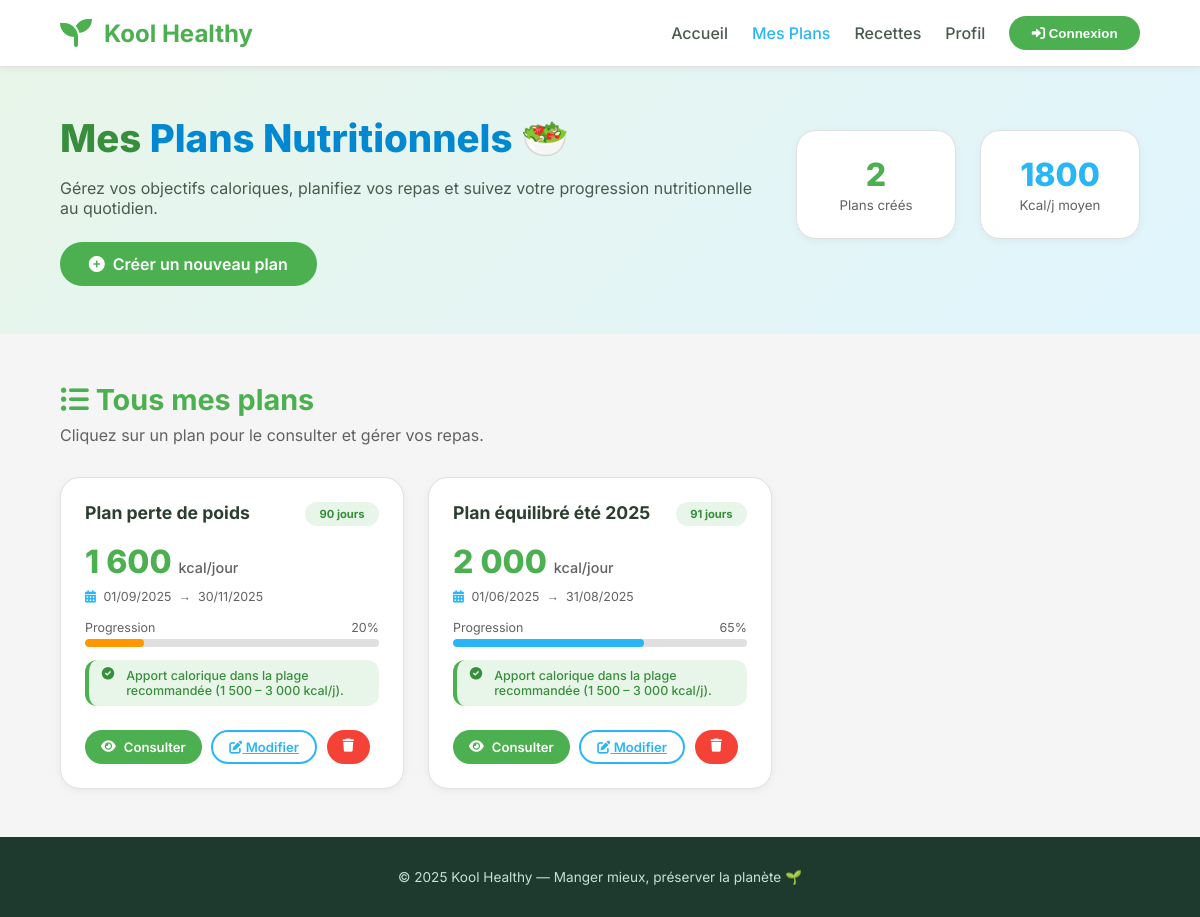
/Gamification/PlanNutritionnel/VIEW/mes-plans.php, run on the app's committed database.
### tables this page shows
CREATE TABLE IF NOT EXISTS `plans_nutritionnels` (
  `planID`                 INT AUTO_INCREMENT PRIMARY KEY,
  `nom`                    VARCHAR(255)   NOT NULL,
  `calories_journalieres`  FLOAT          NOT NULL DEFAULT 2000,
  `utilisateur_id`         INT            NOT NULL,    
  `date_debut`             DATE           NOT NULL,
  `date_fin`               DATE           NOT NULL,
  `statistiques`           FLOAT          DEFAULT 0,   
  `created_at`             DATETIME       DEFAULT CURRENT_TIMESTAMP,
  INDEX `idx_utilisateur` (`utilisateur_id`),
  CONSTRAINT `fk_plan_utilisateur`
    FOREIGN KEY (`utilisateur_id`)
    REFERENCES `utilisateurs`(`id`)
    ON DELETE CASCADE
);

### Gamification/PlanNutritionnel/CONTROLLER/PlanNutritionnelController.php (called while the page is built, shortened)
<?php
class PlanNutritionnelController
{
    public function listePlans($utilisateur_id)
    {
        $db = config::getConnexion();
        try {
            $req = $db->prepare(
                "SELECT * FROM plans_nutritionnels
                 WHERE utilisateur_id = :uid
                 ORDER BY date_debut DESC"
            );
            $req->execute(['uid' => $utilisateur_id]);
            return $req->fetchAll();
        } catch (Exception $e) {
            die('Erreur: ' . $e->getMessage());
        }
    }
    public function recommandation($calories_journalieres)
    {
        if ($calories_journalieres < 1500) {
            return ['type' => 'warning', 'message' => 'Apport calorique trop bas. Augmentez à au moins 1 500 kcal/jour.'];
        } elseif ($calories_journalieres > 3000) {
            return ['type' => 'warning', 'message' => 'Apport calorique élevé. Consultez un nutritionniste.'];
        } else {
            return ['type' => 'success', 'message' => 'Apport calorique dans la plage recommandée (1 500 – 3 000 kcal/j).'];
        }
    }
}
?>

### Gamification/PlanNutritionnel/VIEW/mes-plans.php (the view, shortened to what this page needs)
<?php
require_once __DIR__ . '/../CONTROLLER/PlanNutritionnelController.php';
$utilisateur_id = $_SESSION['user_id'] ?? 1;
$ctrl  = new PlanNutritionnelController();
$plans = $ctrl->listePlans($utilisateur_id);
?>
<!DOCTYPE html>
<html lang="fr">
<head>
  <link rel="stylesheet" href="https://cdnjs.cloudflare.com/ajax/libs/font-awesome/6.0.0-beta3/css/all.min.css">
  <link rel="stylesheet" href="../CSS/plans.css">
</head>
<body>
<nav class="navbar">
  <div class="logo">
    <i class="fas fa-seedling"></i>
    <h1>Kool Healthy</h1>
  </div>
  <div class="nav-links">
    <a href="home.php">Accueil</a>
    <a href="mes-plans.php" class="active">Mes Plans</a>
    <a href="fil-recettes.php">Recettes</a>
    <a href="profil.php">Profil</a>
    <button class="btn-connect" onclick="location.href='auth.php'">
      <i class="fas fa-sign-in-alt"></i> Connexion
    </button>
  </div>
</nav>
<section class="hero-plans">
  <div class="hero-content">
    <h1>Mes <span>Plans Nutritionnels</span> 🥗</h1>
    <p>Gérez vos objectifs caloriques, planifiez vos repas et suivez votre progression nutritionnelle au quotidien.</p>
    <a href="creer-plan.php" class="btn-primary">
      <i class="fas fa-plus-circle"></i> Créer un nouveau plan
    </a>
  </div>
  <div class="hero-stats" style="display:flex;gap:1.5rem;flex-wrap:wrap;">
    <div class="card-panel" style="min-width:160px;text-align:center;">
      <div style="font-size:2rem;font-weight:800;color:var(--vert-kool);"><?= count($plans) ?></div>
      <small style="color:var(--gris-texte);">Plans créés</small>
    </div>
    <div class="card-panel" style="min-width:160px;text-align:center;">
      <?php
        $totalCal = count($plans) ? array_sum(array_column($plans,'calories_journalieres')) / count($plans) : 0;
      ?>
      <div style="font-size:2rem;font-weight:800;color:var(--bleu-tech);"><?= round($totalCal) ?></div>
      <small style="color:var(--gris-texte);">Kcal/j moyen</small>
    </div>
  </div>
</section>
<section class="section">
  <h2 class="section-title"><i class="fas fa-list-ul"></i> Tous mes plans</h2>
  <p class="section-subtitle">Cliquez sur un plan pour le consulter et gérer vos repas.</p>
  <?php if (empty($plans)): ?>
    <div class="empty-state">
      <i class="fas fa-utensils"></i>
      <p>Aucun plan nutritionnel pour l'instant.</p>
      <a href="creer-plan.php" class="btn-primary" style="margin-top:1rem;">
        <i class="fas fa-plus"></i> Créer mon premier plan
      </a>
    </div>
  <?php else: ?>
  <div class="plans-grid">
    <?php foreach ($plans as $plan): ?>
      <?php
        $ctrl2 = $ctrl;
        $reco  = $ctrl2->recommandation($plan['calories_journalieres']);
        $duree = (int)((strtotime($plan['date_fin']) - strtotime($plan['date_debut'])) / 86400);
        $pct   = min(100, round($plan['statistiques']));
      ?>
      <div class="plan-card">
        <div class="plan-card-header">
          <div class="plan-card-title"><?= htmlspecialchars($plan['nom']) ?></div>
          <span class="plan-badge"><?= $duree ?> jours</span>
        </div>
        <div class="plan-calories">
          <?= number_format($plan['calories_journalieres'], 0, ',', ' ') ?>
          <span>kcal/jour</span>
        </div>
        <div class="plan-dates">
          <i class="fas fa-calendar-alt"></i>
          <?= date('d/m/Y', strtotime($plan['date_debut'])) ?>
          &nbsp;→&nbsp;
          <?= date('d/m/Y', strtotime($plan['date_fin'])) ?>
        </div>
        <div class="progress-wrap">
          <div class="progress-label">
            <span>Progression</span>
            <span><?= $pct ?>%</span>
          </div>
          <div class="progress-bar-bg">
            <div class="progress-fill<?= $pct > 70 ? '' : ($pct > 40 ? ' progress-fill-blue' : ' progress-fill-orange') ?>"
                 style="width:<?= $pct ?>%"></div>
          </div>
        </div>
        <div class="alert alert-<?= $reco['type'] ?>" style="font-size:.78rem;padding:.5rem .8rem;">
          <i class="fas fa-<?= $reco['type'] === 'success' ? 'check-circle' : 'exclamation-triangle' ?>"></i>
          <?= $reco['message'] ?>
        </div>
        <div class="plan-actions">
          <a href="detail-plan.php?id=<?= $plan['planID'] ?>" class="btn-primary btn-sm">
            <i class="fas fa-eye"></i> Consulter
          </a>
          <a href="modifier-plan.php?id=<?= $plan['planID'] ?>" class="btn-secondary btn-sm">
            <i class="fas fa-edit"></i> Modifier
          </a>
          <a href="mes-plans.php?supprimer=<?= $plan['planID'] ?>"
             class="btn-danger btn-sm"
             onclick="return confirm('Supprimer ce plan et tous ses repas ?')">
            <i class="fas fa-trash"></i>
          </a>
        </div>
      </div>
    <?php endforeach; ?>
  </div>
  <?php endif; ?>
</section>
<footer class="footer">
  <p>© 2025 Kool Healthy — Manger mieux, préserver la planète 🌱</p>
</footer>
</body>
</html>

### data on the page
plans_nutritionnels: nom "Plan perte de poids", duree "90", calories_journalieres "1 600", date_debut "01/09/2025", date_fin "30/11/2025", statistiques "20", calories_journalieres "Apport calorique dans la plage recommandée (1 500 – 3 000 kcal/j)."
plans_nutritionnels: nom "Plan équilibré été 2025", duree "91", calories_journalieres "2 000", date_debut "01/06/2025", date_fin "31/08/2025", statistiques "65", calories_journalieres "Apport calorique dans la plage recommandée (1 500 – 3 000 kcal/j)."

### other printed values
count($plans) "2"
$totalCal "1800"
